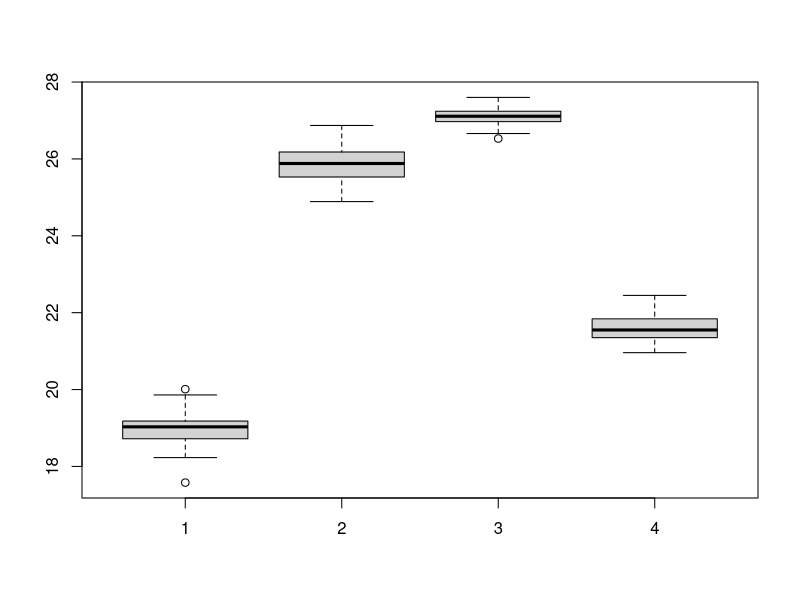
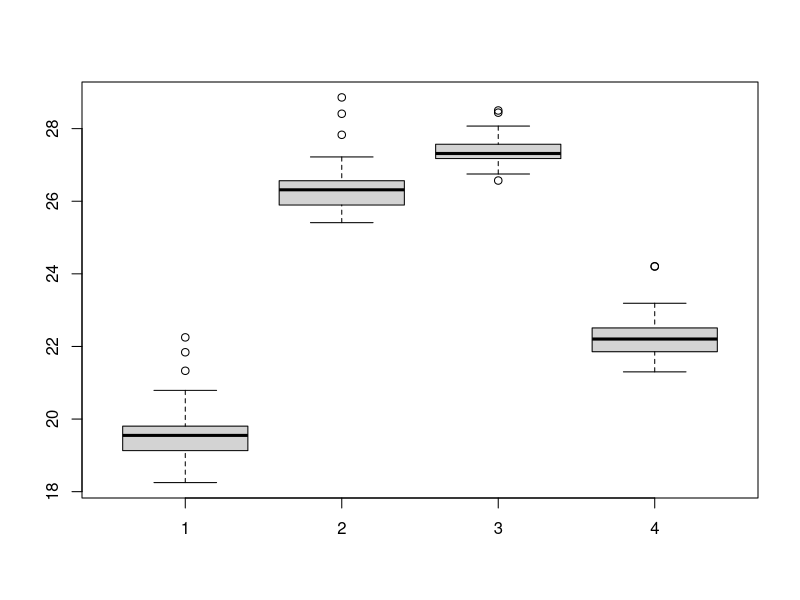
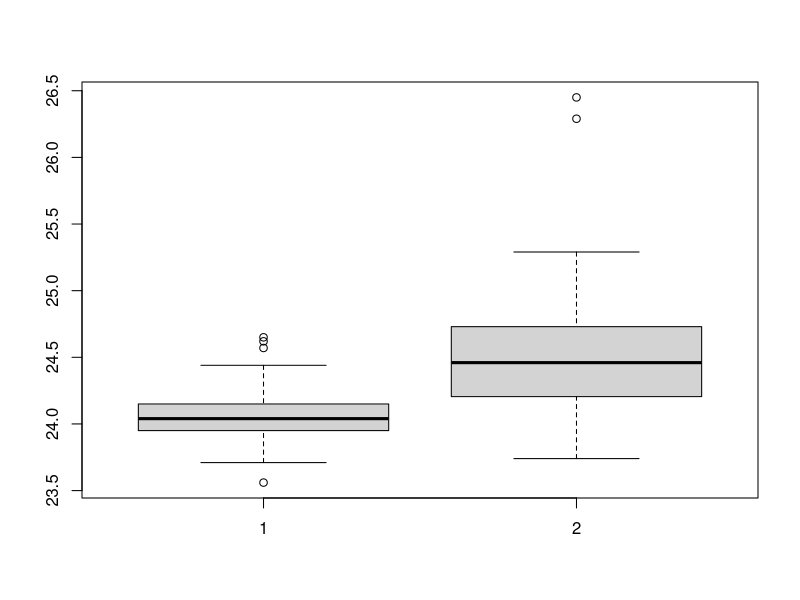

The R source for these figures, in order:


temp<-read.csv('Mean_Temp_IMD_2017.csv')
temp1=temp[1:65,]
boxplot(temp1$JAN.FEB,temp1$MAR.MAY,temp1$JUN.SEP,temp1$OCT.DEC)
temp2=temp[66:118,]
boxplot(temp2$JAN.FEB,temp2$MAR.MAY,temp2$JUN.SEP,temp2$OCT.DEC)
boxplot(temp1$ANNUAL,temp2$ANNUAL)

